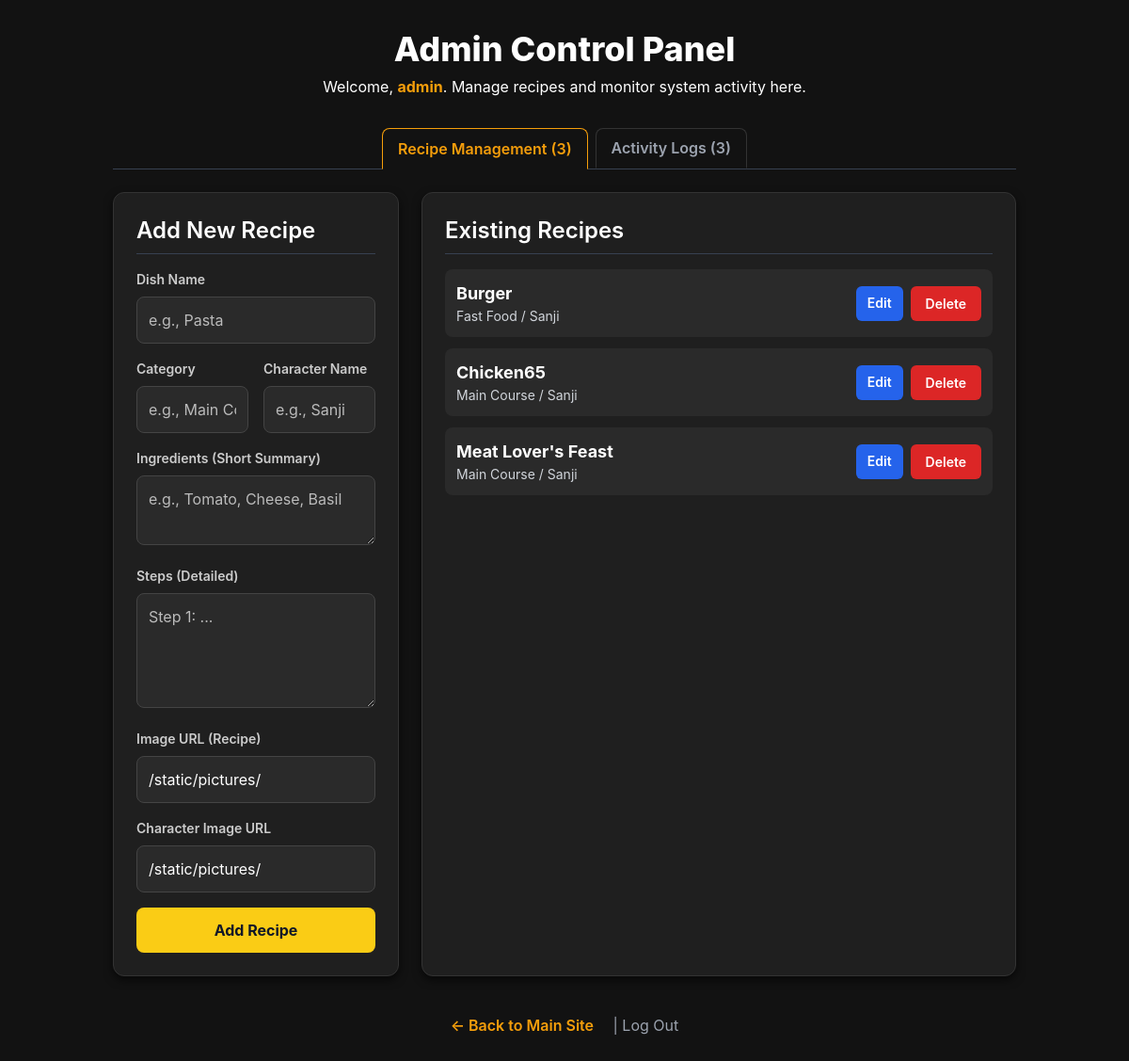
The page /admin (signed in) on the database its author committed.
### tables this page shows
CREATE TABLE recipes (
            id INTEGER PRIMARY KEY AUTOINCREMENT,
            dish_id TEXT UNIQUE NOT NULL,
            name TEXT NOT NULL,
            ingredients TEXT NOT NULL,
            steps TEXT NOT NULL,
            category TEXT,
            subtype TEXT,
            char_name TEXT,
            img_url TEXT,
            char_img_url TEXT
        );

### app.py (the view)
@app.route('/admin')
@role_required('admin')
def admin_dashboard():
    with get_db_connection() as conn:
        recipes = conn.execute('SELECT * FROM recipes ORDER BY name').fetchall()
        logs = conn.execute('SELECT * FROM logs ORDER BY timestamp DESC LIMIT 50').fetchall()
        users = conn.execute('SELECT id, username, role FROM users ORDER BY role, username').fetchall()
    return render_template('admin_dashboard.html', role=session.get('role'), username=session.get('username'), recipes=recipes, logs=logs, users=users, error=request.args.get('error'))

### app.py (called while the page is built)
def get_db_connection():
    conn = sqlite3.connect(DATABASE_PATH, timeout=10)
    conn.row_factory = sqlite3.Row  # This allows accessing columns by name
    return conn

def role_required(role):
    def wrapper(f):
        @wraps(f)
        def decorated_function(*args, **kwargs):
            current_role = session.get('role')
            if not current_role:
                return redirect(url_for('index', error="You must log in to access this page."))
            if current_role != role:
                log_action(session.get('username', 'Unauthorized'), f"Attempted access to {role} page.")
                abort(403) # Forbidden
            return f(*args, **kwargs)
        return decorated_function
    return wrapper

### templates/admin_dashboard.html (shortened to what this page needs)
<!DOCTYPE html>
<html lang="en">
<head>
    <script src="https://cdn.tailwindcss.com"></script>
    <link rel="stylesheet" href="{{ url_for('static', filename='css/admin_dashboard.css') }}">
</head>
<body class="bg-[#121212] text-white">
<div class="container">
    <div class="mb-8 text-center">
        <h1 class="text-4xl font-extrabold mb-2">Admin Control Panel</h1>
        <p>Welcome, <span class="font-bold text-amber-500">{{ session.get('username') }}</span>. Manage recipes and monitor system activity here.</p>
    </div>
    <div class="flex border-b border-gray-700 mb-6 justify-center space-x-2">
        <button id="recipes-tab-link" class="tab-link" onclick="openTab('recipe-management', event)">
            Recipe Management ({{ recipes|length }})
        </button>
        <button id="logs-tab-link" class="tab-link" onclick="openTab('activity-logs', event)">
            Activity Logs ({{ logs|length }})
        </button>
    </div>
    <div id="recipe-management" class="tab-content">
        <div class="grid grid-cols-1 lg:grid-cols-3 gap-6">
            <div class="card lg:col-span-1 h-full">
                <h2 class="text-2xl font-semibold mb-4 border-b border-gray-700 pb-2">Add New Recipe</h2>
                <form method="POST" action="{{ url_for('admin_add_recipe') }}" class="space-y-4">
                    <div class="input-group">
                        <label for="name">Dish Name</label>
                        <input type="text" id="name" name="name" placeholder="e.g., Pasta" required>
                    </div>
                    <div class="grid grid-cols-2 gap-4">
                        <div class="input-group">
                            <label for="category">Category</label>
                            <input type="text" id="category" name="category" placeholder="e.g., Main Course" required>
                        </div>
                        <div class="input-group">
                            <label for="char_name">Character Name</label>
                            <input type="text" id="char_name" name="char_name" placeholder="e.g., Sanji">
                        </div>
                    </div>
                    <div class="input-group">
                        <label for="ingredients">Ingredients (Short Summary)</label>
                        <textarea id="ingredients" name="ingredients" rows="2" placeholder="e.g., Tomato, Cheese, Basil" required></textarea>
                    </div>
                    <div class="input-group">
                        <label for="steps">Steps (Detailed)</label>
                        <textarea id="steps" name="steps" rows="4" placeholder="Step 1: ..." required></textarea>
                    </div>
                    <div class="input-group">
                        <label for="img_url">Image URL (Recipe)</label>
                        <input type="text" id="img_url" name="img_url" value="/static/pictures/" placeholder="e.g., /static/pictures/dish.jpg or external URL">
                    </div>
                    <div class="input-group">
                        <label for="char_img_url">Character Image URL</label>
                        <input type="text" id="char_img_url" name="char_img_url" value="/static/pictures/" placeholder="e.g., /static/pictures/char.png or external URL">
                    </div>
                    <button type="submit" class="btn-primary w-full">Add Recipe</button>
                </form>
            </div>
            <div class="card lg:col-span-2 max-h-[75vh] overflow-y-auto">
                <h2 class="text-2xl font-semibold mb-4 border-b border-gray-700 pb-2">Existing Recipes</h2>
                <div class="space-y-3">
                    {% for recipe in recipes %}
                    <div class="flex items-center justify-between p-3 rounded-lg bg-[#2a2a2a] hover:bg-[#333333] transition">
                        <div>
                            <p class="font-bold text-lg">{{ recipe.name }}</p>
                            <p class="text-sm text-gray-300">{{ recipe.category }} / {{ recipe.char_name }}</p>
                        </div>
                        <div class="flex space-x-2">
                            <button
    type="button"
    data-recipe='{{ {
        "id": recipe.id,
        "name": recipe.name,
        "category": recipe.category,
        "char_name": recipe.char_name,
        "ingredients": recipe.ingredients,
        "steps": recipe.steps,
        "img_url": recipe.img_url,
        "char_img_url": recipe.char_img_url
    } | tojson | safe }}'
    onclick="populateEditForm(this)"
    class="px-3 py-1 bg-blue-600 text-white text-sm font-semibold rounded-md hover:bg-blue-700 transition">
    Edit
</button>
                            <form method="POST" action="{{ url_for('admin_delete_recipe', recipe_id=recipe.id) }}" onsubmit="return confirm('Are you sure you want to delete {{ recipe.name }}?')">
                                <button type="submit" class="btn-danger">Delete</button>
                            </form>
                        </div>
                    </div>
                    {% endfor %}
                </div>
            </div>
        </div>
    </div>
    <div class="text-center mt-10 space-x-4">
        <a href="{{ url_for('index') }}" class="text-amber-500 hover:text-amber-400 font-semibold transition">&larr; Back to Main Site</a>
        <a href="{{ url_for('logout') }}" class="text-gray-400 hover:text-red-500 transition">| Log Out</a>
    </div>
</div>
</body>
</html>

### static/css/admin_dashboard.css (style rules this page uses)
body { font-family: 'Inter', sans-serif; background-color: #121212; color: #ffffff; min-height: 100vh; margin: 0; }
.tab-content { display: none; }
.tab-content.active { display: block; }
.tab-link { background-color: #1f1f1f; color: #ffffff; border: 1px solid #333; border-bottom: none; transition: all 0.2s; padding: 0.5rem 1.25rem; font-weight: 500; border-top-left-radius: 0.5rem; border-top-right-radius: 0.5rem; }
.tab-link.active { background-color: #121212; color: #f59e0b; border-top: 1px solid #f59e0b; border-left: 1px solid #f59e0b; border-right: 1px solid #f59e0b; border-bottom: 1px solid #121212; position: relative; z-index: 10; }
.input-group label { display: block; font-size: 0.875rem; font-weight: 500; color: #ffffff; margin-bottom: 0.25rem; }
.input-group input, .input-group textarea { width: 100%; background-color: #121212; color: #ffffff; border: 1px solid #333; border-radius: 0.5rem; padding: 0.5rem; transition: all 0.2s; }
.input-group input::placeholder, .input-group textarea::placeholder { color: #bbbbbb; }
.btn-primary { background-color: #f59e0b; color: #121212; font-weight: 600; padding: 0.5rem 1rem; border-radius: 0.5rem; transition: all 0.2s; }
.btn-danger { background-color: #dc2626; color: #ffffff; font-weight: 600; padding: 0.25rem 0.75rem; border-radius: 0.375rem; transition: all 0.2s; }
.card { background-color: #1f1f1f; border-radius: 1rem; padding: 1.5rem; box-shadow: 0 4px 6px rgba(0,0,0,0.3); transition: all 0.2s; }
a { color: #f59e0b; transition: color 0.2s; }
::placeholder { color: #bbbbbb; }
.container { max-width: 1200px; margin: 0 auto; padding: 2rem 1rem; }
.container { max-width: 1280px; margin-left: auto; margin-right: auto; padding: 2rem; }
.card { background-color: #1f1f1f; padding: 1.5rem; border-radius: 0.75rem; box-shadow: 0 4px 10px rgba(0,0,0,0.6); border: 1px solid #333; }
.input-group label { display: block; margin-bottom: 0.5rem; font-weight: 600; color: #ccc; font-size: 0.875rem; }
.input-group input, .input-group textarea { width: 100%; padding: 0.75rem; border-radius: 0.5rem; background-color: #2a2a2a; border: 1px solid #444; color: white; transition: border-color 0.2s; }
.btn-primary { background-color: #facc15; color: #111827; padding: 0.75rem 1.5rem; border-radius: 0.5rem; font-weight: 700; transition: background-color 0.2s; }
.btn-danger { padding: 0.5rem 1rem; background-color: #dc2626; color: white; border-radius: 0.375rem; font-weight: 600; font-size: 0.875rem; transition: background-color 0.2s; }
.tab-link { padding: 0.5rem 1rem; border-top-left-radius: 0.5rem; border-top-right-radius: 0.5rem; font-weight: 600; color: #9ca3af; background-color: transparent; border-bottom: 3px solid transparent; transition: all 0.2s; margin-bottom: -1px; }

### rows shown on the page
recipes: name "Burger", category "Fast Food", char_name "Sanji"
recipes: name "Chicken65", category "Main Course", char_name "Sanji"
recipes: name "Meat Lover's Feast", category "Main Course", char_name "Sanji"

### other values the page prints
{{ session.get('username') }} "admin"
{{ recipes|length }} "3"
{{ logs|length }} "3"
